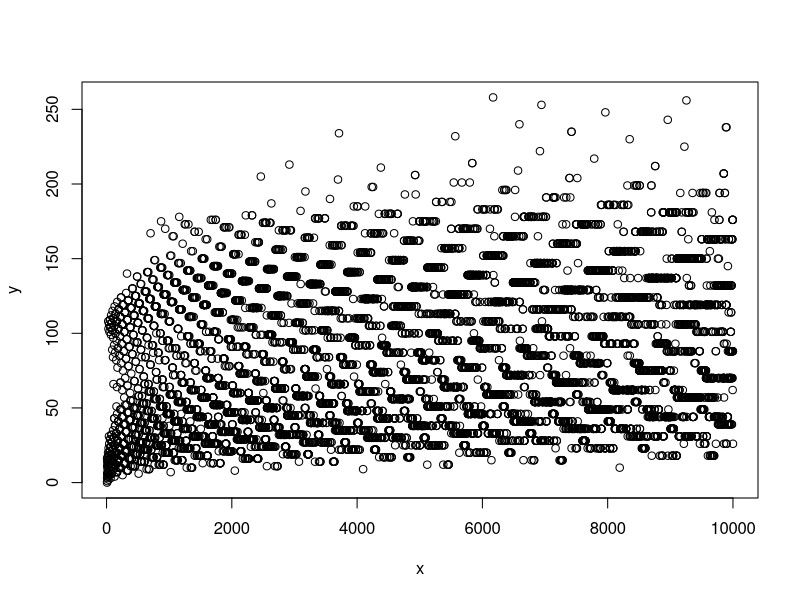

Write the R code that produced this figure.
isOdd <- function(int){
  if(int/2==floor(int/2)){
    return(FALSE)
  }else{
    return(TRUE)
  }
}

findNewMax <- function(vec){
  max <- 0
  for(i in 1:length(vec)){
    if(vec[[i]] > max){print(paste(i,":",vec[[i]]));max <- vec[[i]]}
    
  }
}

printCollatz <- function(int,rep=0){
  if(int==8){return(rep)}
  if(isOdd(int)){
    new <- 3*int+1
  }else{
    new <- int/2
  }
  #print(int)
  printCollatz(new,rep+1)
}

reps <- 10000
x <- c(8:reps)
y <- as.vector(lapply(x,printCollatz))
plot(x,y)

findNewMax(y)


